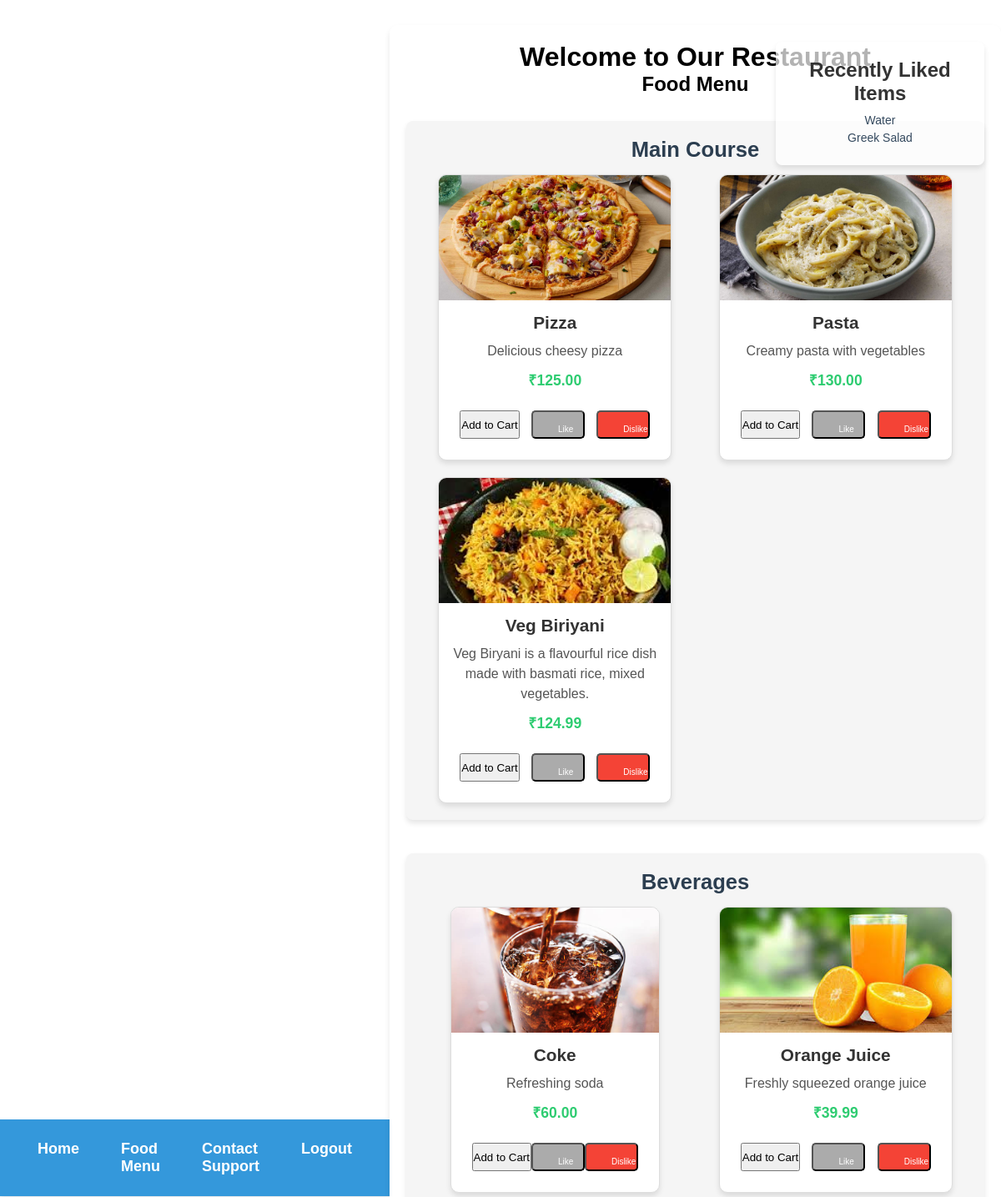
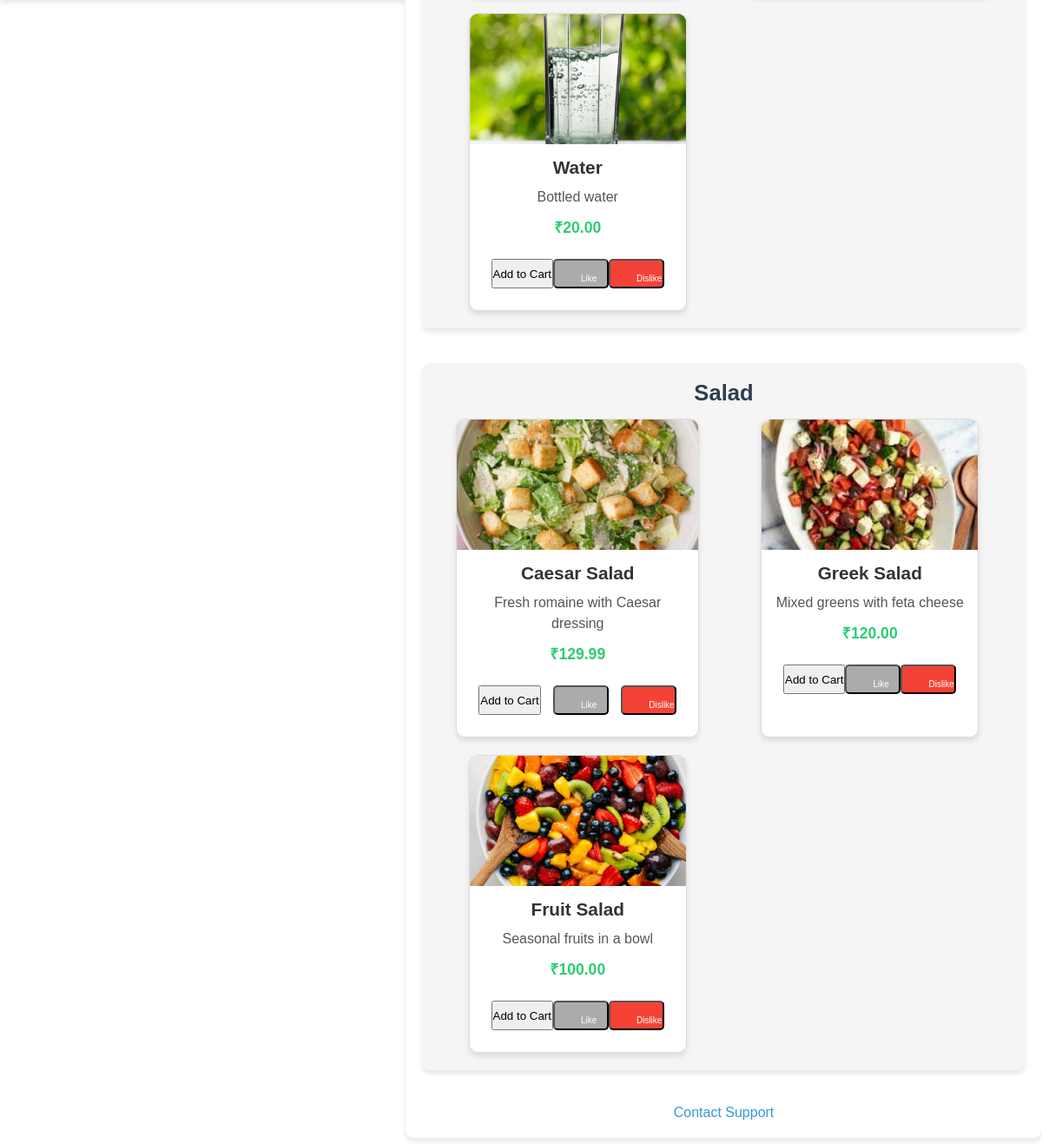
/orders/food-menu/ (signed in), run on the app's committed database (2 pictures, top to bottom).
### orders/models.py (models this page shows, shortened)
class RecentlyLiked(models.Model):
    user = models.ForeignKey('auth.User', on_delete=models.CASCADE)
    food_item = models.ForeignKey('FoodItem', on_delete=models.CASCADE)
    liked_at = models.DateTimeField(auto_now_add=True)

class FoodItem(models.Model):
    name = models.CharField(max_length=100)
    description = models.TextField()
    price = models.DecimalField(max_digits=5, decimal_places=2)
    category = models.ForeignKey(Category, related_name='items', on_delete=models.CASCADE)
    image = models.ImageField(upload_to='food_images/', null=True, blank=True)  # Optional image field

class Category(models.Model):
    name = models.CharField(max_length=255)
    slug = models.SlugField(blank=True, null=True)  # Allow null and blank

### orders/views.py (the view, shortened to what this page needs)
# urls.py: path('food-menu/', views.food_menu, name='food_menu'),
@login_required
def food_menu(request):
    categories = Category.objects.all()
    recently_liked = RecentlyLiked.objects.filter(user=request.user).order_by('-liked_at')[:5]  # Latest 5 liked items
    return render(request, 'orders/food_menu.html', {
        'categories': categories,
        'recently_liked': recently_liked
    })

### orders/templates/orders/food_menu.html (shortened to what this page needs)
{% load static %}
<head>
    <link rel="stylesheet" href="{% static 'css/styles.css' %}">
</head>
<body>
    <nav class="navbar">
        <ul class="nav-links">
            <li><a href="{% url 'home' %}" class="{% if request.path == '/' %}active{% endif %}">Home</a></li>
            <li><a href="{% url 'food_menu' %}" class="{% if request.path == '/food-menu/' %}active{% endif %}">Food Menu</a></li>
            <li><a href="{% url 'contact_support' %}" class="{% if request.path == '/contact-support/' %}active{% endif %}">Contact Support</a></li>
            {% if user.is_authenticated %}
                <li><a href="{% url 'login' %}">Logout</a></li>
            {% else %}
                <li><a href="{% url 'login' %}" class="{% if request.path == '/login/' %}active{% endif %}">Login</a></li>
                <li><a href="{% url 'signup' %}" class="{% if request.path == '/signup/' %}active{% endif %}">Sign Up</a></li>
            {% endif %}
        </ul>
    </nav>
    <div class="food-menu-container">
        <h1>Welcome to Our Restaurant</h1>
        <h2>Food Menu</h2>
        <div class="recently-liked">
            <h3>Recently Liked Items</h3>
            <ul>
                {% for liked_item in recently_liked %}
                <li>{{ liked_item.food_item.name }}</li>
                {% empty %}
                <li>No items liked recently</li>
                {% endfor %}
            </ul>
        </div>
        <form method="POST">
            <div class="categories-container">
                {% for category in categories %}
                <div class="category-section">
                    <h3 class="category-name">{{ category.name }}</h3>
                    <div class="food-items-container">
                        {% for item in category.items.all %}
                        <div class="food-item-card">
                            <img src="{{ item.image.url }}" alt="{{ item.name }}" class="food-item-image">
                            <div class="food-item-details">
                                <h4 class="food-item-name">{{ item.name }}</h4>
                                <p class="food-item-description">{{ item.description }}</p>
                                <p class="food-item-price">₹{{ item.price }}</p>
                                <div class="food-actions">
                                    <button type="button" class="add-to-cart-button" data-product-id="{{ item.id }}"
                                        data-product-name="{{ item.name }}" data-product-price="{{ item.price }}">Add to
                                        Cart</button>
                                    <form action="{% url 'like_food' item.id %}" method="POST">
                                        <button type="submit" class="button-like">Like</button>
                                    </form>
                                    <form action="{% url 'dislike_food' item.id %}" method="POST">
                                        <button type="submit" class="button-dislike">Dislike</button>
                                    </form>
                                </div>
                            </div>
                        </div>
                        {% endfor %}
                    </div>
                </div>
                {% endfor %}
            </div>
        </form>
        <p><a href="{% url 'contact_support' %}" class="contact-support-link">Contact Support</a></p>
    </div>
</body>

### static/css/styles.css (style rules this page uses)
* { margin: 0; padding: 0; box-sizing: border-box; }
body { font-family: Arial, sans-serif; margin: 0; padding: 0; display: flex; justify-content: center; align-items: center; min-height: 100vh; padding-top: 60px; }
.button-like, .button-dislike { font-size: 10px; padding: 15px 30px; width: 10px; height: 20px; text-align:left; }
.button-like { background-color: #ababab; color: white; border-radius: 5px; }
.button-dislike { background-color: #f44336; color: white; border-radius: 5px; }
.recently-liked { position: fixed; top: 20px; right: 20px; background-color: #fff; border-radius: 10px; box-shadow: 0 4px 6px rgba(0, 0, 0, 0.1); padding: 15px; width: 250px; z-index: 100 }
.recently-liked h3 { font-size: 18px; color: #2c3e50; margin-bottom: 10px; }
.recently-liked ul { list-style: none; padding: 0; margin: 0; }
.recently-liked ul li { font-size: 14px; color: #34495e; }
.navbar { background-color: #3498db; padding: 15px 30px; display: flex; justify-content: space-between; align-items: center; box-shadow: 0 4px 6px rgba(0, 0, 0, 0.1); }
.nav-links { list-style-type: none; display: flex; gap: 20px; margin: 0; padding: 0; }
.nav-links li { position: relative; }
.nav-links a { text-decoration: none; color: white; font-size: 18px; font-weight: 600; padding: 10px 15px; border-radius: 5px; transition: background-color 0.3s ease, color 0.3s ease; }
.nav-links li a { display: inline-block; }

### orders/templates/orders/food_menu.html (style rules this page uses)
body { font-family: 'Arial', sans-serif; background-image: url("https://media.istockphoto.com/id/922783734/photo/assorted-indian-recipes-food-various.jpg?s=612x612&w=is&k=20&c=DtE7LL5pX3YHuhfB0YoiT2aG9WF2j_zf8irtqfIfBJQ="); background-size: cover; background-position: center; background-attachment: fixed; margin: 0; padding: 0; color: #333; }
h1,h2 { text-align: center; color: #000000; }
.food-menu-container { padding: 20px; background-color: rgba(255, 255, 255, 0.8); border-radius: 10px; box-shadow: 0 4px 6px rgba(0, 0, 0, 0.1); margin: 30px auto; max-width: 1200px; }
.categories-container { display: flex; flex-wrap: wrap; justify-content: space-between; gap: 20px; margin-top: 30px; }
.category-section { width: 100%; background-color: #f5f5f5; border-radius: 8px; box-shadow: 0 4px 6px rgba(0, 0, 0, 0.1); padding: 20px; margin-bottom: 20px; }
.category-name { font-size: 1.6em; color: #2c3e50; text-align: center; margin-bottom: 15px; font-weight: bold; }
.food-items-container { display: grid; grid-template-columns: repeat(auto-fill, minmax(250px, 1fr)); gap: 20px; justify-items: center; }
.food-item-card { background-color: #ffffff; border-radius: 10px; box-shadow: 0 4px 6px rgba(0, 0, 0, 0.1); overflow: hidden; transition: transform 0.3s ease; border: 1px solid #ddd; max-width: 280px; text-align: center; }
.food-item-image { width: 100%; height: 150px; object-fit: cover; }
.food-item-details { padding: 15px; }
.food-item-name { font-size: 1.3em; font-weight: bold; color: #333; }
.food-item-description { font-size: 1em; color: #555; margin: 10px 0; line-height: 1.5; }
.food-item-price { font-size: 1.1em; font-weight: bold; color: #2ecc71; }
.food-actions { display: flex; justify-content: space-between; margin-top: 15px; padding: 10px; }
.contact-support-link { display: block; text-align: center; margin-top: 20px; font-size: 16px; text-decoration: none; color: #3498db; }
.recently-liked { margin-top: 30px; padding: 20px; background-color: rgba(255, 255, 255, 0.7); border-radius: 8px; box-shadow: 0 4px 6px rgba(0, 0, 0, 0.1); }
.recently-liked h3 { text-align: center; font-size: 1.5em; color: #333; }
.recently-liked ul { list-style-type: none; padding: 0; text-align: center; }
.recently-liked li { margin: 5px 0; color: #555; }

### data on the page
RecentlyLiked: food_item.name "Water"
RecentlyLiked: food_item.name "Greek Salad"
Category: name "Main Course"
FoodItem: image (picture), name "Pizza", description "Delicious cheesy pizza", price "125.00"
FoodItem: image (picture), name "Pasta", description "Creamy pasta with vegetables", price "130.00"
FoodItem: image (picture), name "Veg Biriyani", description "Veg Biryani is a flavourful rice dish made with basmati rice, mixed vegetables.", price "124.99"
Category: name "Beverages"
FoodItem: image (picture), name "Coke", description "Refreshing soda", price "60.00"
FoodItem: image (picture), name "Orange Juice", description "Freshly squeezed orange juice", price "39.99"
FoodItem: image (picture), name "Water", description "Bottled water", price "20.00"
Category: name "Salad"
FoodItem: image (picture), name "Caesar Salad", description "Fresh romaine with Caesar dressing", price "129.99"
FoodItem: image (picture), name "Greek Salad", description "Mixed greens with feta cheese", price "120.00"
FoodItem: image (picture), name "Fruit Salad", description "Seasonal fruits in a bowl", price "100.00"
